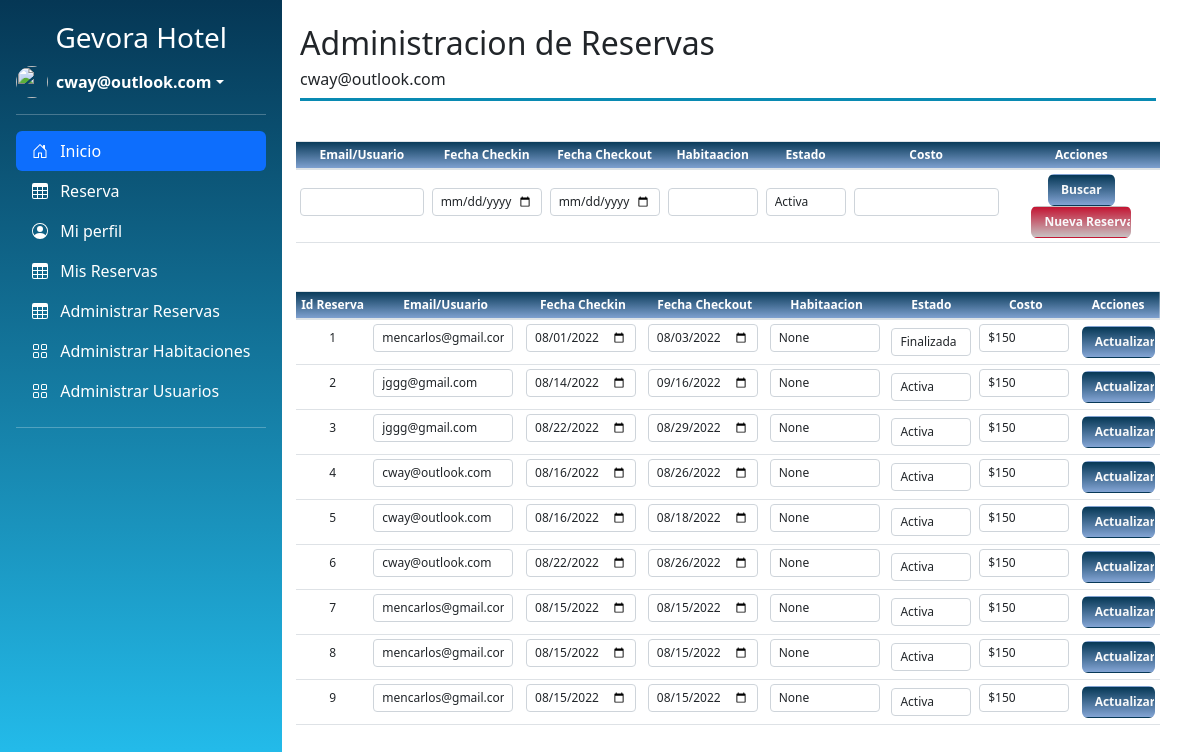
The app's page /admoReserva (signed in), older data.
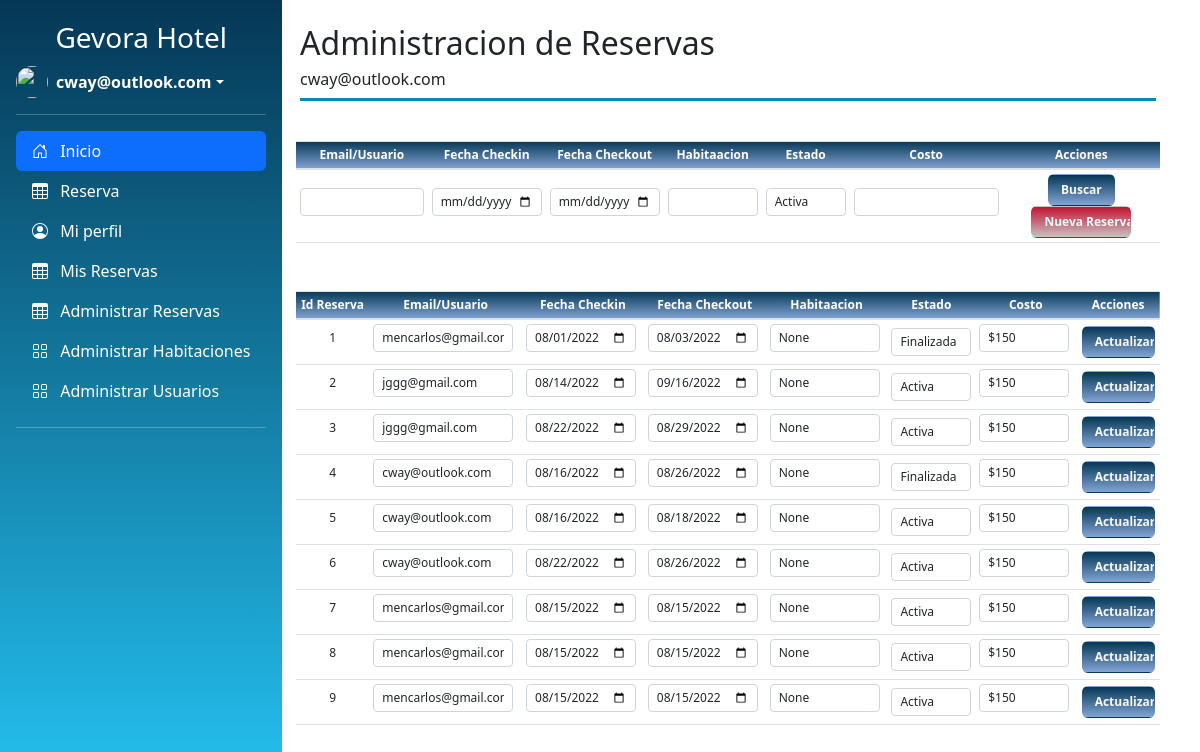
The same page, newer data.
### tables this page shows
CREATE TABLE Reservas (Id INTEGER UNIQUE PRIMARY KEY AUTOINCREMENT NOT NULL, IdUsuario STRING REFERENCES Usuarios (Email) NOT NULL, IdHab INTEGER REFERENCES Habitaciones, FechaInicio DATE NOT NULL, FechaFinal DATE NOT NULL, costo INTEGER NOT NULL, Estado TEXT NOT NULL, Calificacion INTEGER, Comentario TEXT);

### app.py (the view)
@app.route('/admoReserva')
def admoReserva():
    if 'username' in session:
        if session['rol'] == 'SuperAdministrador' or session['rol'] == 'Administrador':
            reser = db.sql_select_Reserva_all()
            userform= forms.admReservas(request.form)
            print("entro en el vista_admin_usuarios2")
            return render_template('admoReserva.html', l_users = reser, form = userform, titulo='Administacion de Reservas')
        else:
            return redirect(url_for('index'))
    else:
        return redirect(url_for('login'))

### forms.py
class admReservas(Form):
    id = StringField('Id')
    username = EmailField('Correo Electronico:', validators=[DataRequired()])
    checkin = DateField('FechaInicio:', validators=[DataRequired()])
    checkout = DateField('FechaFinal:', validators=[DataRequired()])
    room = StringField('Habitacion')
    estado = SelectField('Estado:', choices=[('Activa', 'Activa'), ('Cancelada', 'Cancelada'), ('Finalizada', 'Finalizada')], validators=[DataRequired()])
    costo =StringField('Costo', validators=[DataRequired()])
    buy = SubmitField('Comprar')

### app.py (called while the page is built)
@app.before_request
def before_request():
    if 'username' in session:
        g.user = session['username']
    else:
        g.user = "Iniciar Sesion"
    if 'rol' in session:
        g.rol = session['rol']
    else:
        g.rol = None

### dB.py (called while the page is built)
def sql_connection():
    try:
        con=sqlite3.connect('luna.db')
        return con
    except Error:
        print(Error)

def sql_select_Reserva_all():
    strsq="SELECT * FROM Reservas;"
    con=sql_connection()
    cursor_Obj=con.cursor()
    cursor_Obj.execute(strsq)
    reservas = cursor_Obj.fetchall()
    con.close()
    return reservas

### templates/admoReserva.html (shortened to what the changed rows need)
{% extends "base.html" %}
{% block principal %}
{% from "_macro.html" import render_simple_field %}
{% from "_macro.html" import render_buttonfield %}
    <div class="container-fluid ">
        <div class="row ">
            <div class="mt-4 mx-3 col text-center mb-4 " >
                <h2 class="text-start" >Administracion de Reservas</h2><h6 class="text-start">{{g.user}}</h6>
            </div>
        </div>
        <div class="row align-items-center align-middle justify-content-center">
            <div class="col-sm-12 col-md-4 col-lg-4 col-xl-2 py-3 px-4  w-100 ">
                <div class="d-flex justify-content-center align-items-center text-center ">
                    <table class="table table-sm align-middle w-100 ">
                        <thead class=" gradient-tabla" style="text-decoration: #7b8386;">
                            <tr class="align-middle text-center " style="text-decoration: #7b8386; align-items: center;">
                                <th>Email/Usuario</th>
                                <th>Fecha Checkin</th>
                                <th>Fecha Checkout</th>
                                <th>Habitaacion</th>
                                <th>Estado</th>
                                <th>Costo</th>
                                <th>Acciones</th>
                            </tr>
                        </thead>
                    </table>
                </div>
            </div>
        </div>
        <div class="row align-items-center align-middle justify-content-center">
            <div class="col-sm-12 col-md-4 col-lg-4 col-xl-2 py-3 px-4  w-100 ">
                <div class="d-flex justify-content-center align-items-center text-center ">
                    <table class="table table-sm align-middle w-100 ">
                        <thead class=" gradient-tabla" style="text-decoration: #7b8386;">
                            <tr class="align-middle text-center " style="text-decoration: #7b8386; align-items: center;">
                                <th>Id Reserva</th>
                                <th>Email/Usuario</th>
                                <th>Fecha Checkin</th>
                                <th>Fecha Checkout</th>
                                <th>Habitaacion</th>
                                <th>Estado</th>
                                <th>Costo</th>
                                <th>Acciones</th>
                            </tr>
                        </thead>
                        <tbody class="align-middle">
                        {% for user in l_users: %}
                            <form action="/Controladmreserv/{{user[0]}}" method="post">
                            <tr class="align-middle text-center align-items-center" >
                                <td class="align-middle " style=" align-items: center; ">
                                    {{ render_simple_field(form.id, type='hidden', class='form-control form-control-sm', id='id', style='font-size: 12px; max-width: 110px;', value= user[0]) }}
                                    {{ user[0] }}
                                </td>
                                <td class="align-middle " style=" align-items: center; ">
                                    {{ render_simple_field(form.username, type='text', class='form-control form-control-sm', id='username', style='font-size: 12px; max-width: 140px;', value= user[1]) }}
                                </td>
                                <td class="align-middle " style=" align-items: center; text-align: center; width:auto; height:20px;">
                                    {{ render_simple_field(form.checkin, type='date', class='form-control form-control-sm', id='checkin', style='font-size: 12px; max-width: 110px;', value= user[3] ) }}
                                </td>
                                <td class="align-middle " style=" align-items: center; text-align: center; width:auto; height:20px;">
                                    {{ render_simple_field(form.checkout, type='date', class='form-control form-control-sm', id='checkout', style='font-size: 12px; max-width: 110px;', value= user[4] ) }}
                                </td>
                                <td class="align-middle " style=" align-items: center; ">
                                    {{ render_simple_field(form.room, type='text', class='form-control form-control-sm', id='checkout', style='font-size: 12px; max-width: 110px;', value= user[2]) }}
                                </td>
                                <td class="centrado align-middle text-center" style="text-align: center; width:auto; height:10px;">
                                    <select class="form-control form-control-sm" name="estado" , style='font-size: 12px;' aria-selected="{{ user[6] }}">
                                        {% if user[6]=='Activa' %}
                                            <option value="Activa" selected="selected">Activa</option>
                                        {% else %}
                                            <option value="Activa">Activa</option>
                                        {% endif %}
                                        {% if user[6]=='Finalizada' %}
                                            <option value="Finalizada" selected="selected">Finalizada</option>
                                        {% else %}
                                            <option value="Finalizada">Finalizada</option>
                                        {% endif %}
                                    </select>
                                </td>
                                <td class="align-middle " style=" align-items: center;">
                                    {{ render_simple_field(form.costo, type='text', class='form-control form-control-sm', id='costo', style='font-size: 12px; width: 90px;', value= user[5] ) }}
                                </td>
                                <td class="align-middle">
                                        <input type="submit" class="btn gradient-tabla btn-md text-light fw-bold" name="acc" value="Actualizar"  style="font-size: 12px; max-width: 73px;" />
                                </td>
                            </tr>
                            </form>
                        {% endfor %}
                    </table>
                </div>
            </div>
        </div>
    </div>
{% endblock %}

### templates/_macro.html (shortened to what this page needs)
{% macro render_simple_field(field) %}
    <dd>{{ field(**kwargs)|safe }}
{% endmacro %}

Row changes from the older to the newer data that the page shows:
changed Reservas id 4: estado "Activa" → "Finalizada"
